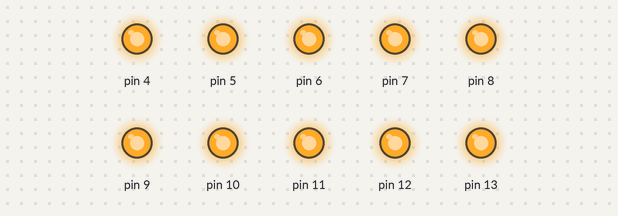
Simulated run of this sketch. Board: Arduino Uno, built with avr-gcc and run on an emulated ATmega328P. Parts: output pins drawn as LEDs (lit = HIGH).

Above: at 0.2 s.
At 1.7 s:
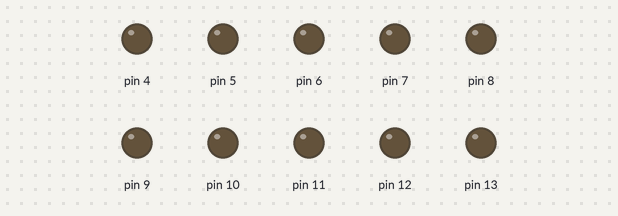
Timing chart, 0 to 3.0 s (numbered marks = the images above):
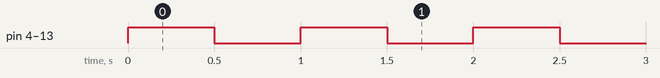

Measured:
- by itself, pin 4–13: alternates HIGH for 0.50 s and LOW for 0.50 s

The sketch:

OnOff.ino
```cpp
const static int FIRST_LED = 4;
const static int LAST_LED = 13;

void setup() {
  for (int pin = FIRST_LED; pin <= LAST_LED; pin++) {
    pinMode(pin, OUTPUT);
  }
}

void loop() {
  for (int pin = FIRST_LED; pin <= LAST_LED; pin++) {
    digitalWrite(pin, HIGH);

  }

  delay(500);

  for (int pin = FIRST_LED; pin <= LAST_LED; pin++) {
    digitalWrite(pin, LOW);
  }

  delay(500);
}
```
